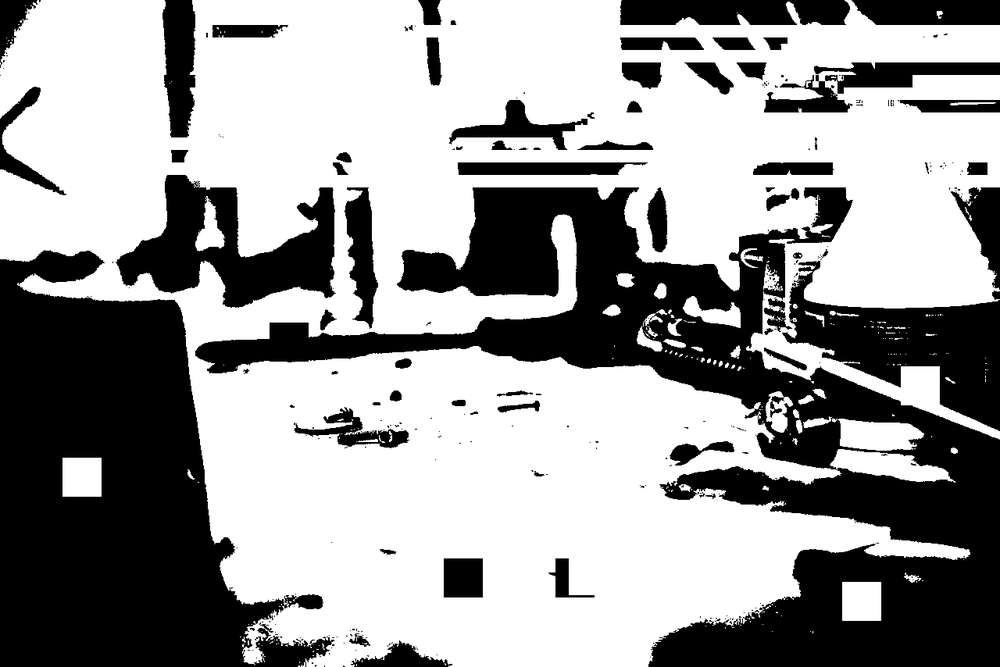
#> input picture vue-front/src/assets/images/corrupted_output.png, 1000 x 667 px, shrunk from 1280 x 854 before the run
$ python glitch.py --image corrupted_output.png --type bit-flip
#> lines starting #> are read from the running program, lines starting #| are printed output that depends on the picture; after the words box and inside, x2 and y2 are one past the last pixel; in counts of white or black regions, pixels touching at a corner belong together
#!/usr/bin/env python3
import argparse
import os
import sys
import numpy as np

try:
    import cv2
except ImportError:
    print("Erro: A biblioteca 'opencv-python' não está instalada.")
    print("Execute o comando abaixo no terminal para instalar:")
    print("pip3 install opencv-python")
    sys.exit(1)


def load_binary_image(image_path):
    """Carrega uma imagem e a força a ser estritamente binária (0 ou 255)."""
#> called with image_path = 'corrupted_output.png'
    if not os.path.exists(image_path):
        print(f"Erro: O arquivo '{image_path}' não foi encontrado.")
        sys.exit(1)

    img = cv2.imread(image_path, cv2.IMREAD_GRAYSCALE)
#> img is the input picture: shape (667, 1000); min 0, max 255, mean 154.5
    if img is None:
        print(f"Erro: Não foi possível ler o arquivo '{image_path}'.")
        sys.exit(1)

    _, binary_img = cv2.threshold(img, 127, 255, cv2.THRESH_BINARY)
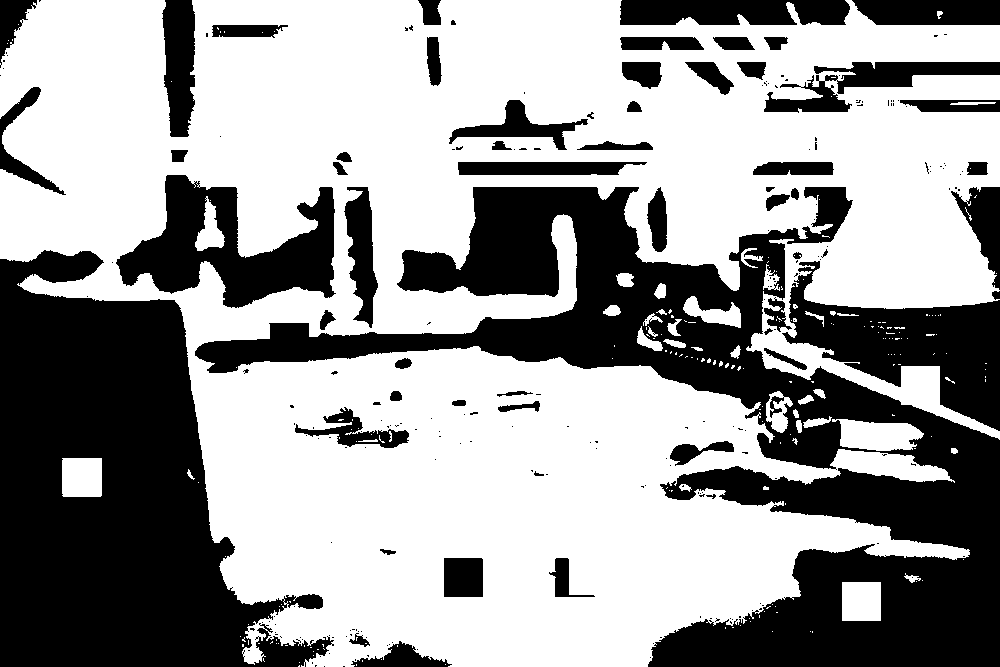
#> binary_img: shape (667, 1000); 60.6% white; 241 black regions (181 under 20 px), largest, box (x1, y1, x2, y2) and area: (195, 187, 1000, 667) 105270, (0, 250, 334, 667) 81386, (782, 261, 1000, 431) 15633
    return binary_img


def apply_bit_flip(image, rate):
    """Inverte pixels aleatoriamente baseado em uma taxa (0.0 a 1.0)."""
#> called with rate = 0.05
    corrupted = image.copy()
    mask = np.random.rand(*corrupted.shape) < rate
    corrupted[mask] = 255 - corrupted[mask]
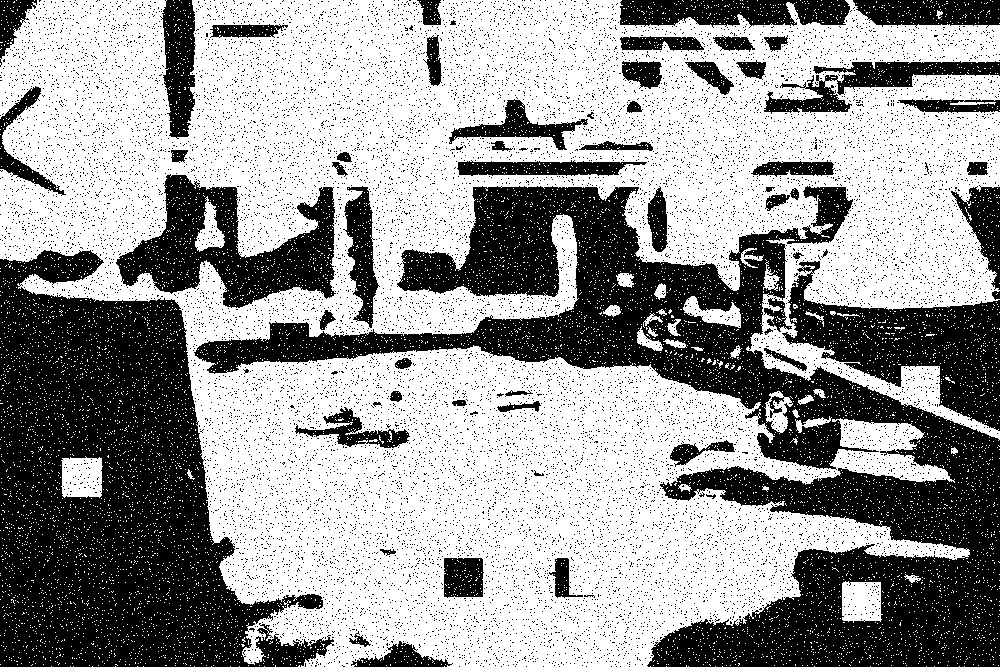
#> corrupted: shape (667, 1000); 59.5% white; 15500 black regions (15440 under 20 px), largest, box (x1, y1, x2, y2) and area: (194, 186, 1000, 667) 100520, (0, 250, 334, 667) 77391, (782, 261, 1000, 431) 14943
    return corrupted


def apply_block_corruption(image, num_blocks, block_size):
    """Aplica blocos sólidos para simular perda de dados na imagem."""
    corrupted = image.copy()
    h, w = corrupted.shape

    for _ in range(num_blocks):
        y = np.random.randint(0, max(1, h - block_size))
        x = np.random.randint(0, max(1, w - block_size))
        fill_color = np.random.choice([0, 255])
        corrupted[y : y + block_size, x : x + block_size] = fill_color

    return corrupted


def main():
    # Configura os argumentos de linha de comando para facilitar o uso
    parser = argparse.ArgumentParser(
        description="Script Avançado para Corrupção de Imagens Binárias"
    )
    parser.add_argument(
        "--image", required=True, help="Caminho da imagem de entrada"
    )
    parser.add_argument(
        "--type",
        required=True,
        choices=["bit-flip", "blocks", "both"],
        help="Tipo de corrupção",
    )
    parser.add_argument(
        "--rate",
        type=float,
        default=0.05,
        help="Taxa de bit-flip (ex: 0.05 para 5%%) [Padrão: 0.05]",
    )
    parser.add_argument(
        "--blocks",
        type=int,
        default=5,
        help="Quantidade de blocos para o modo 'blocks' [Padrão: 5]",
    )
    parser.add_argument(
        "--size",
        type=int,
        default=20,
        help="Tamanho dos blocos em pixels [Padrão: 20]",
    )
    parser.add_argument(
        "--output", default="corrupted_output.png", help="Nome do arquivo de saída"
    )

    args = parser.parse_args()

    # Processamento
    print(f"-> Carregando imagem: {args.image}")
    img = load_binary_image(args.image)

    if args.type == "bit-flip":
        print(f"-> Aplicando Bit-Flip (Taxa: {args.rate*100}%%)...")
        result = apply_bit_flip(img, args.rate)
    elif args.type == "blocks":
        print(f"-> Aplicando {args.blocks} Blocos de tamanho {args.size}px...")
        result = apply_block_corruption(img, args.blocks, args.size)
    elif args.type == "both":
        print("-> Aplicando ambos os métodos de corrupção...")
        temp = apply_bit_flip(img, args.rate)
        result = apply_block_corruption(temp, args.blocks, args.size)

    # Salvando resultado
    cv2.imwrite(args.output, result)
    print(f"🎉 Sucesso! Imagem corrompida salva como: {args.output}")


if __name__ == "__main__":
    main()
